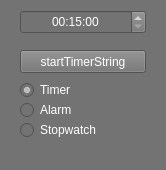
<?xml version="1.0" encoding="UTF-8"?>
<ui version="4.0">
 <class>MainWindow</class>
 <widget class="QMainWindow" name="MainWindow">
  <property name="geometry">
   <rect>
    <x>0</x>
    <y>0</y>
    <width>166</width>
    <height>170</height>
   </rect>
  </property>
  <property name="minimumSize">
   <size>
    <width>166</width>
    <height>170</height>
   </size>
  </property>
  <property name="maximumSize">
   <size>
    <width>200</width>
    <height>170</height>
   </size>
  </property>
  <property name="windowTitle">
   <string>sillyTimer</string>
  </property>
  <property name="styleSheet">
   <string notr="true">background-color: rgb(115, 115, 115);
selection-color: rgb(255, 255, 255);
border-color: rgb(199, 199, 199);
color: rgb(255, 255, 255);</string>
  </property>
  <property name="locale">
   <locale language="English" country="UnitedStates"/>
  </property>
  <property name="tabShape">
   <enum>QTabWidget::TabShape::Rounded</enum>
  </property>
  <widget class="QWidget" name="centralwidget">
   <widget class="QTimeEdit" name="timeEdit">
    <property name="geometry">
     <rect>
      <x>20</x>
      <y>10</y>
      <width>126</width>
      <height>24</height>
     </rect>
    </property>
    <property name="styleSheet">
     <string notr="true"/>
    </property>
    <property name="alignment">
     <set>Qt::AlignmentFlag::AlignCenter</set>
    </property>
    <property name="displayFormat">
     <string>HH:mm:ss</string>
    </property>
    <property name="time">
     <time>
      <hour>0</hour>
      <minute>15</minute>
      <second>0</second>
     </time>
    </property>
   </widget>
   <widget class="QPushButton" name="pushButton">
    <property name="geometry">
     <rect>
      <x>20</x>
      <y>50</y>
      <width>126</width>
      <height>23</height>
     </rect>
    </property>
    <property name="text">
     <string>startTimerString</string>
    </property>
   </widget>
   <widget class="QRadioButton" name="radioButtonAlarm">
    <property name="geometry">
     <rect>
      <x>20</x>
      <y>100</y>
      <width>131</width>
      <height>20</height>
     </rect>
    </property>
    <property name="text">
     <string>Alarm</string>
    </property>
    <property name="checked">
     <bool>false</bool>
    </property>
   </widget>
   <widget class="QRadioButton" name="radioButtonTimer">
    <property name="geometry">
     <rect>
      <x>20</x>
      <y>80</y>
      <width>131</width>
      <height>20</height>
     </rect>
    </property>
    <property name="text">
     <string>Timer</string>
    </property>
    <property name="checked">
     <bool>true</bool>
    </property>
   </widget>
   <widget class="QRadioButton" name="radioButtonStopwatch">
    <property name="geometry">
     <rect>
      <x>20</x>
      <y>120</y>
      <width>131</width>
      <height>20</height>
     </rect>
    </property>
    <property name="text">
     <string>Stopwatch</string>
    </property>
    <property name="checked">
     <bool>false</bool>
    </property>
   </widget>
  </widget>
  <widget class="QMenuBar" name="menubar">
   <property name="geometry">
    <rect>
     <x>0</x>
     <y>0</y>
     <width>166</width>
     <height>20</height>
    </rect>
   </property>
  </widget>
  <widget class="QStatusBar" name="statusbar"/>
 </widget>
 <resources/>
 <connections/>
</ui>
